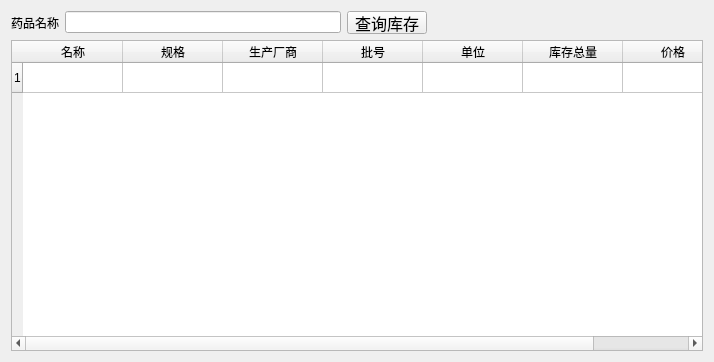
<?xml version="1.0" encoding="UTF-8"?>
<ui version="4.0">
 <class>PharmacyInventory</class>
 <widget class="QWidget" name="PharmacyInventory">
  <property name="geometry">
   <rect>
    <x>0</x>
    <y>0</y>
    <width>714</width>
    <height>362</height>
   </rect>
  </property>
  <property name="windowTitle">
   <string>药品库存</string>
  </property>
  <layout class="QVBoxLayout" name="verticalLayout">
   <item>
    <layout class="QHBoxLayout" name="horizontalLayout">
     <item>
      <widget class="QLabel" name="label">
       <property name="text">
        <string>药品名称</string>
       </property>
      </widget>
     </item>
     <item>
      <widget class="QLineEdit" name="lineEdit_code"/>
     </item>
     <item>
      <widget class="QPushButton" name="FindButton">
       <property name="maximumSize">
        <size>
         <width>16777215</width>
         <height>23</height>
        </size>
       </property>
       <property name="font">
        <font>
         <family>Agency FB</family>
         <pointsize>12</pointsize>
        </font>
       </property>
       <property name="text">
        <string>查询库存</string>
       </property>
      </widget>
     </item>
     <item>
      <spacer name="horizontalSpacer">
       <property name="orientation">
        <enum>Qt::Horizontal</enum>
       </property>
       <property name="sizeHint" stdset="0">
        <size>
         <width>40</width>
         <height>20</height>
        </size>
       </property>
      </spacer>
     </item>
    </layout>
   </item>
   <item>
    <widget class="QTableWidget" name="tableWidget">
     <property name="sortingEnabled">
      <bool>true</bool>
     </property>
     <attribute name="verticalHeaderShowSortIndicator" stdset="0">
      <bool>false</bool>
     </attribute>
     <attribute name="verticalHeaderStretchLastSection">
      <bool>false</bool>
     </attribute>
     <row>
      <property name="text">
       <string>1</string>
      </property>
     </row>
     <column>
      <property name="text">
       <string>名称</string>
      </property>
     </column>
     <column>
      <property name="text">
       <string>规格</string>
      </property>
     </column>
     <column>
      <property name="text">
       <string>生产厂商</string>
      </property>
     </column>
     <column>
      <property name="text">
       <string>批号</string>
      </property>
     </column>
     <column>
      <property name="text">
       <string>单位</string>
      </property>
     </column>
     <column>
      <property name="text">
       <string>库存总量</string>
      </property>
     </column>
     <column>
      <property name="text">
       <string>价格</string>
      </property>
     </column>
    </widget>
   </item>
  </layout>
 </widget>
 <layoutdefault spacing="6" margin="11"/>
 <resources/>
 <connections/>
</ui>
